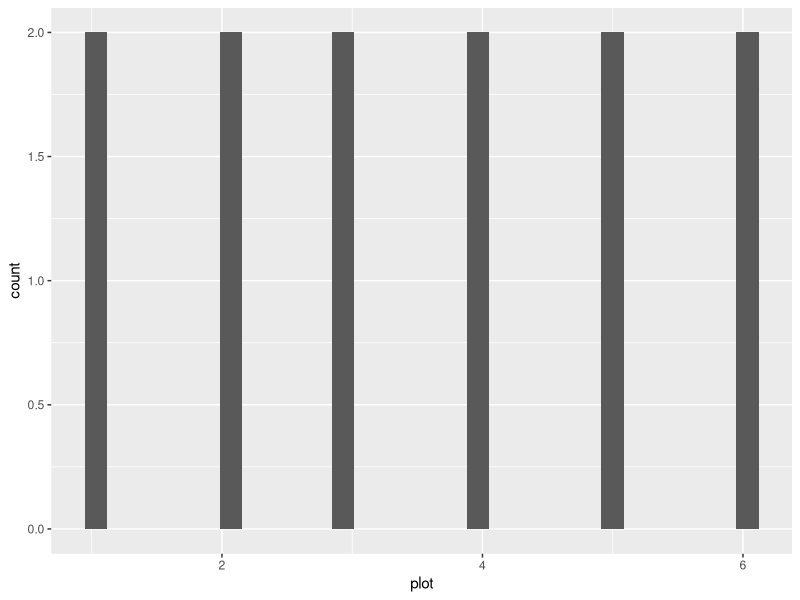
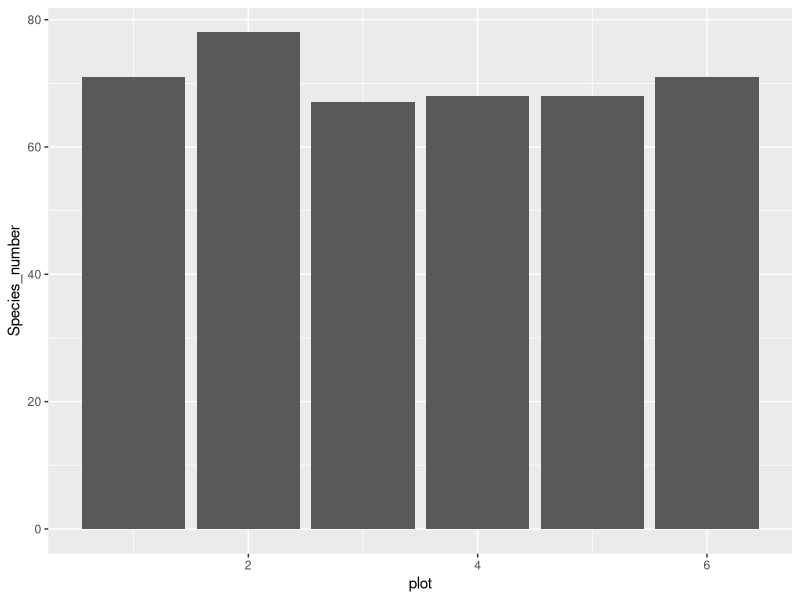
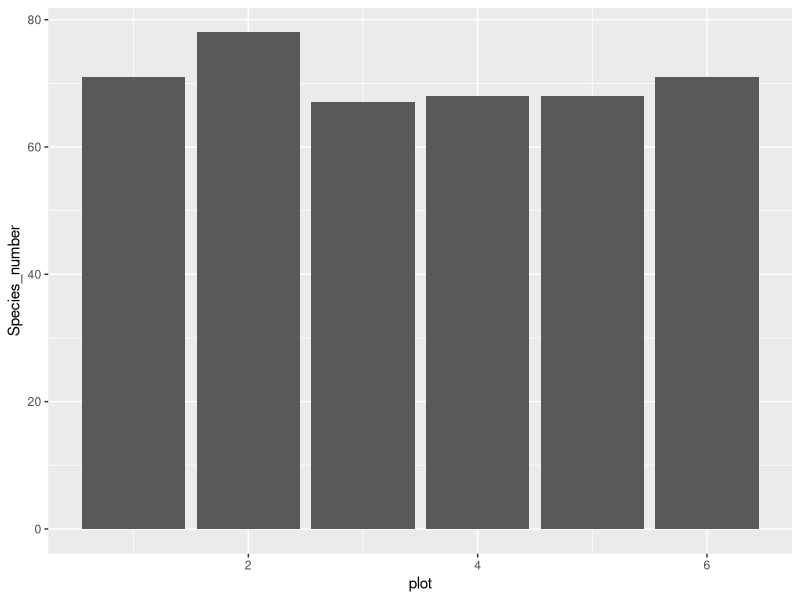
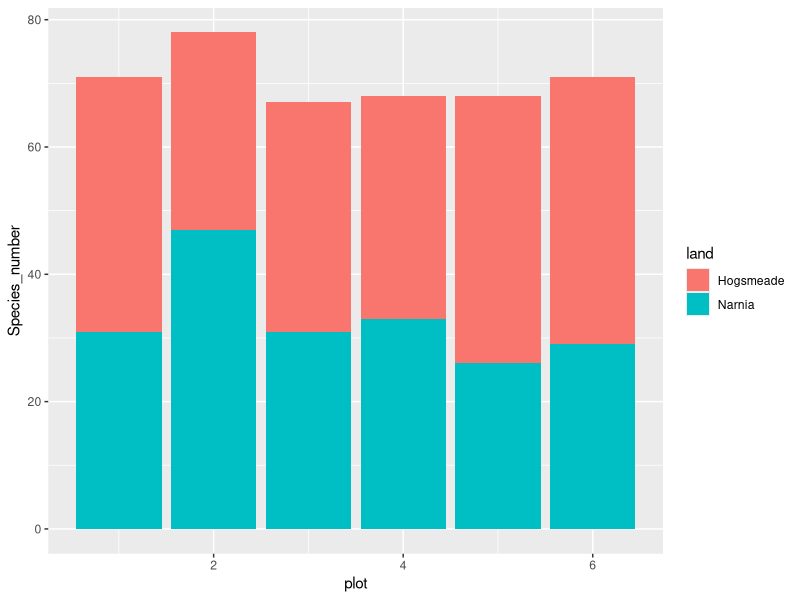
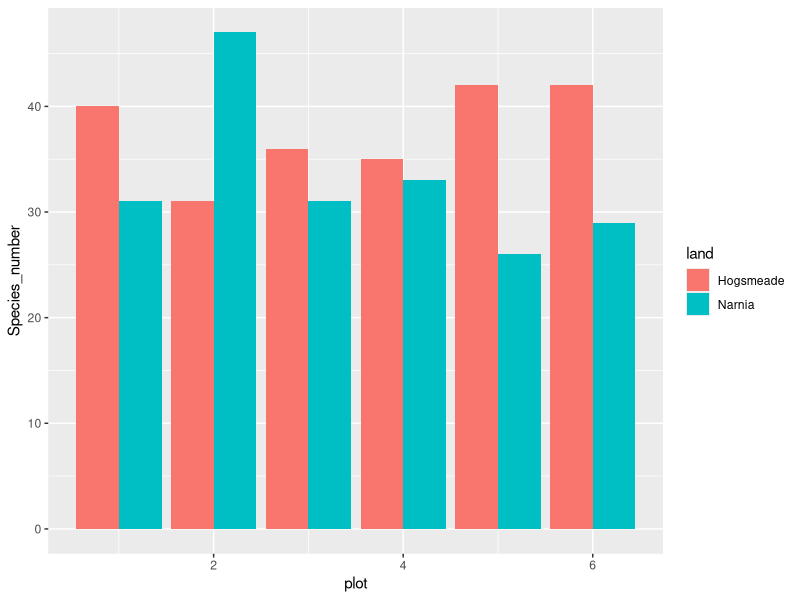
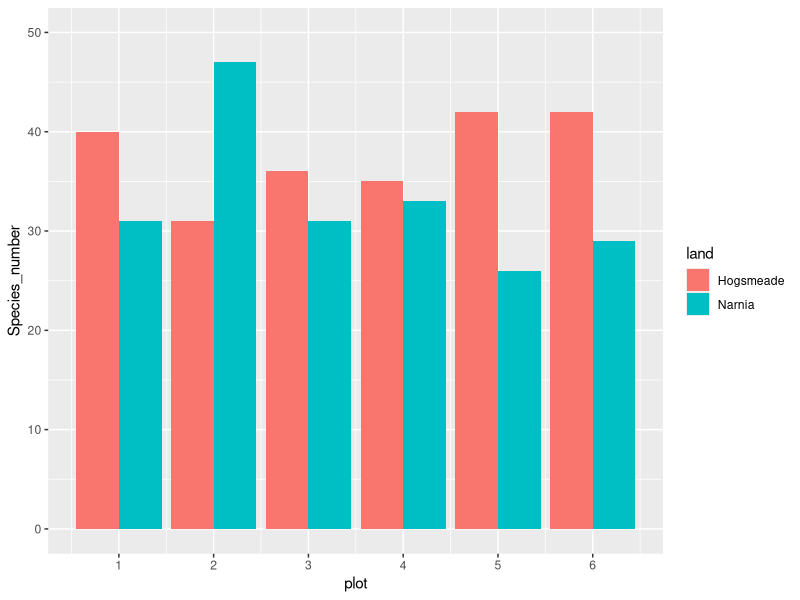
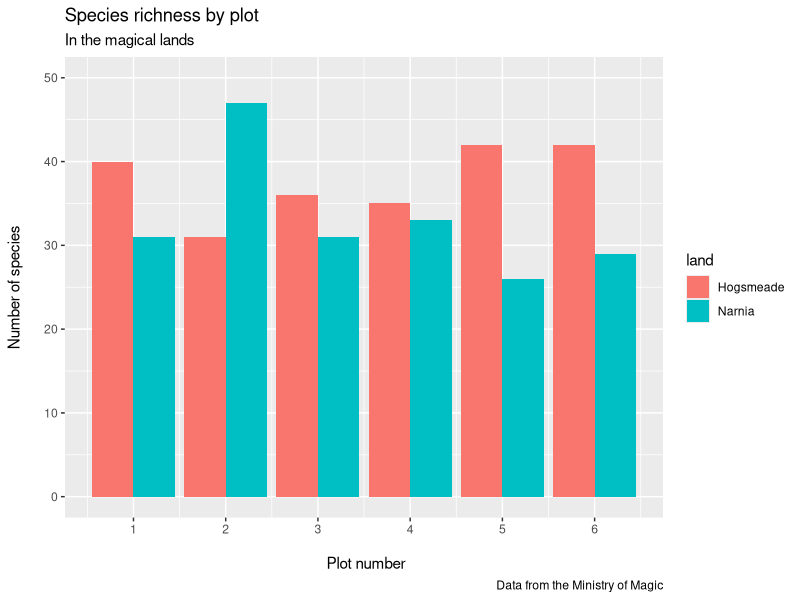
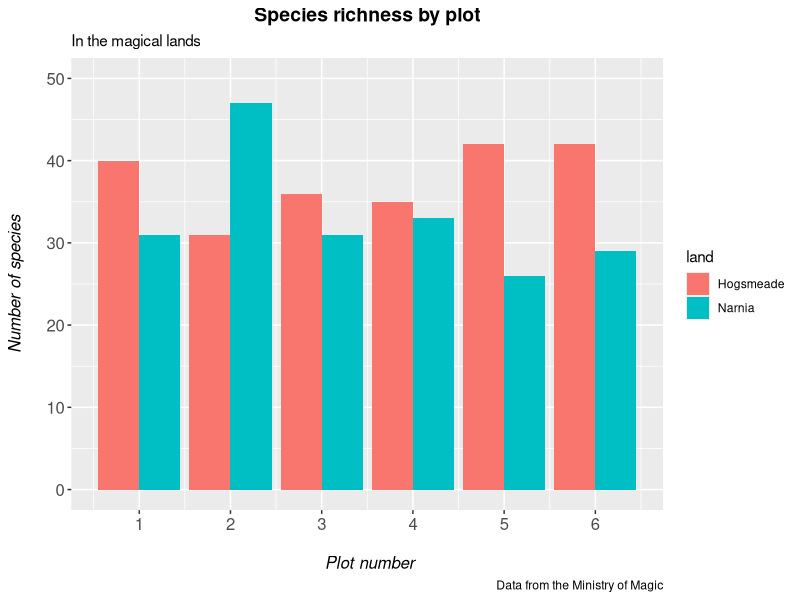

Reproduce these figures in R, in order.
#####################################################################################################

#### Mark Farrell's trials and tribulations with Coding Club's Data Viz part 2 ######################

#### mark.farrell@csiro.au        +61 8 8303 8664         25/04/2020 ################################

#### Their webpage is here: https://ourcodingclub.github.io/tutorials/datavis/ ######################

#####################################################################################################


### Set working directory
setwd("~/DATASCHOOL/r-learning/CC_course_stream2/03_Data_vis_2/")


### Install packages as needed



### Load packages

library(dplyr)
library(ggplot2)


## Import data
magic_veg <- read.csv("magic_veg.csv")
str(magic_veg)


#### STARTING WITH HISTOGRAMS

species_counts <- magic_veg %>% 
  group_by(land, plot) %>% 
  summarise(Species_number = length(unique(species)))

(hist <- ggplot(species_counts, aes(x = plot)) +
                  geom_histogram()
  )

# well, that's pretty crappy
# This is the common way of making a histogram, when you have one observation per row and the histogram 
# tallies them for you. But you can immediately see that it doesn’t look right, because we are working 
# with summarised data. You therefore need to tell R that you already know how many species are in each plot. 
# You do that by specifying the stat argument

(hist <- ggplot(species_counts, aes(x = plot, y = Species_number)) +
    geom_histogram(stat = "identity")
)

# `geom_col` would do the same thing:
(hist_col <- ggplot(species_counts, aes(x = plot, y = Species_number)) +
    geom_col()
  )

# That looks a bit better, but it still seems to have far too many species. That’s because plots from 
# each fictitious land are being grouped together. We can separate them by introducing a colour code, 
# and make a stacked bar plot like this:

(hist_stack1 <- ggplot(species_counts, aes(x = plot, y = Species_number, fill = land)) +
    geom_histogram(stat = "identity")
)

# Still  pretty useless graph... Use `dodge` to put them where they belong

(hist_side1 <- ggplot(species_counts, aes(x = plot, y = Species_number, fill = land)) +
    geom_histogram(stat = "identity", position = "dodge")
)

# Now to make it a bit prettier
# Note how our figure only shows plot numbers 2, 4, and 6. If you want the axis to display every plot number, 
# 1 - 6, you can run the following code using breaks = c(1,2,3,4,5,6) or using breaks = 1:6. We can also specify 
# the limits of the plot axes - running the code below, you’ll be able to see that the limit of the y axis now 
# extends to the value of 50! This helps us keep all our data within the axis labels that we have, in terms of 
# the visualisation!

(hist_side2 <- ggplot(species_counts, aes(x = plot, y = Species_number, fill = land)) +
    geom_histogram(stat = "identity", position = "dodge") +
    scale_x_continuous(breaks = c(1,2,3,4,5,6)) +
    scale_y_continuous(limits = c(0, 50))
)

# Time for labels and such

(hist_side2 <- ggplot(species_counts, aes(x = plot, y = Species_number, fill = land)) +
    geom_histogram(stat = "identity", position = "dodge") +
    scale_x_continuous(breaks = c(1,2,3,4,5,6)) +
    scale_y_continuous(limits = c(0, 50)) +
    labs(title = "Species richness by plot",
         subtitle = "In the magical lands",
         caption = "Data from the Ministry of Magic",
         x = "\n Plot number",
         y = "Number of species\n")
)

# Moar control with "themes"
(hist_side2 <- ggplot(species_counts, aes(x = plot, y = Species_number, fill = land)) +
    geom_histogram(stat = "identity", position = "dodge") +
    scale_x_continuous(breaks = c(1,2,3,4,5,6)) +
    scale_y_continuous(limits = c(0, 50)) +
    labs(title = "Species richness by plot",
         subtitle = "In the magical lands",
         caption = "Data from the Ministry of Magic",
         x = "\n Plot number",
         y = "Number of species\n") +
    theme(axis.text = element_text(size = 12), 
          axis.title = element_text(size = 12, face = "italic"), 
          plot.title = element_text(size = 14, hjust = 0.5, face = "bold"))
)

# Fix the horrid default background
(hist_side2 <- ggplot(species_counts, aes(x = plot, y = Species_number, fill = land)) +
    geom_histogram(stat = "identity", position = "dodge") +
    scale_x_continuous(breaks = c(1,2,3,4,5,6)) +
    scale_y_continuous(limits = c(0, 50)) +
    labs(title = "Species richness by plot",
         subtitle = "In the magical lands",
         caption = "Data from the Ministry of Magic",
         x = "\n Plot number",
         y = "Number of species\n") +
    theme_bw() +
    theme(panel.grid = element_blank(),
          axis.text = element_text(size = 12), 
          axis.title = element_text(size = 12, face = "italic"), 
          plot.title = element_text(size = 14, hjust = 0.5, face = "bold"))
)

# Legend and colours
(hist_side2 <- ggplot(species_counts, aes(x = plot, y = Species_number, fill = land)) +
    geom_histogram(stat = "identity", position = "dodge") +
    scale_x_continuous(breaks = c(1,2,3,4,5,6)) +
    scale_y_continuous(limits = c(0, 50)) +
    scale_fill_manual(values = c("rosybrown1", "#deebf7"),     # specifying the colours
                      name = "Land of Magic") +                # specifying title of legend
    labs(title = "Species richness by plot",
         x = "\n Plot number",
         y = "Number of species\n") +
    theme_bw() +
    theme(panel.grid = element_blank(),
          axis.text = element_text(size = 12), 
          axis.title = element_text(size = 12, face = "italic"), 
          plot.title = element_text(size = 14, hjust = 0.5, face = "bold"),
          plot.margin = unit(c(0.5,0.5,0.5,0.5), units = , "cm"), 
          legend.title = element_text(face = "bold"),
          legend.position = "bottom", 
          legend.box.background = element_rect(color = "grey", size = 0.3))
)

# Better labels - note you need to match the order with how the data are actually presented
(hist_side2 <- ggplot(species_counts, aes(x = plot, y = Species_number, fill = land)) +
    geom_histogram(stat = "identity", position = "dodge") +
    scale_x_continuous(breaks = c(1,2,3,4,5,6)) +
    scale_y_continuous(limits = c(0, 50)) +
    scale_fill_manual(values = c("rosybrown1", "#deebf7"),     # specifying the colours
                      labels = c("HOGSMEADE", "NARNIA"),       # changing the site labels
                      name = "Land of Magic") +                # specifying title of legend
    labs(title = "Species richness by plot",
         x = "\n Plot number",
         y = "Number of species\n") +
    theme_bw() +
    theme(panel.grid = element_blank(),
          axis.text = element_text(size = 12), 
          axis.title = element_text(size = 12, face = "italic"), 
          plot.title = element_text(size = 14, hjust = 0.5, face = "bold"),
          plot.margin = unit(c(0.5,0.5,0.5,0.5), units = , "cm"), 
          legend.title = element_text(face = "bold"),
          legend.position = "bottom", 
          legend.box.background = element_rect(color = "grey", size = 0.3))
)
